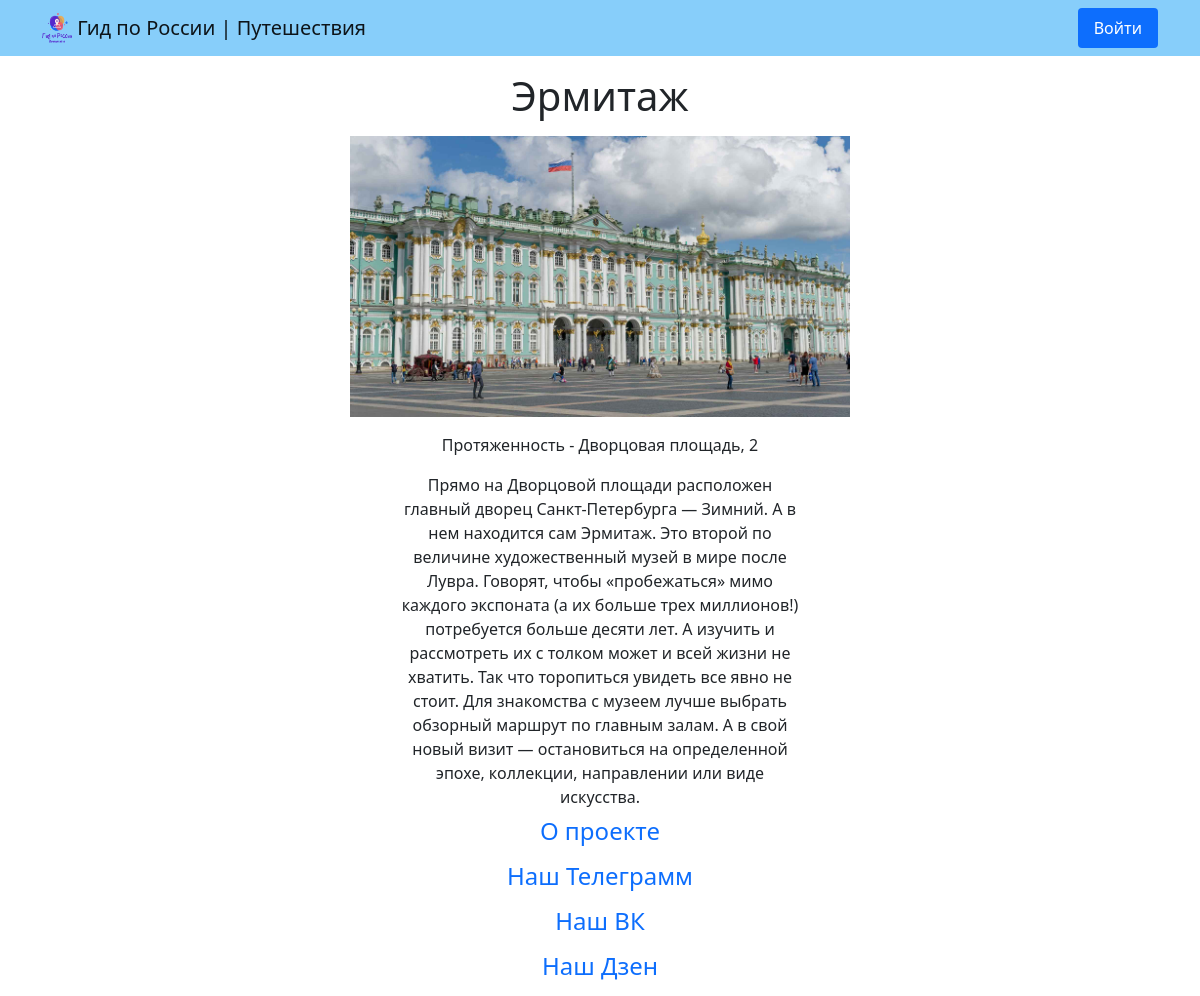
Screenshot of /event/4 with the database file from the repository.
### data/event.py (models this page shows)
class Event(SqlAlchemyBase):
    __tablename__ = 'events'
    id = sqlalchemy.Column(sqlalchemy.Integer,
                           primary_key=True, autoincrement=True)
    region = sqlalchemy.Column(sqlalchemy.String, nullable=True)
    title = sqlalchemy.Column(sqlalchemy.String, nullable=True)
    address = sqlalchemy.Column(sqlalchemy.String, nullable=True)
    image = sqlalchemy.Column(sqlalchemy.String, nullable=True)
    info = sqlalchemy.Column(sqlalchemy.String, nullable=True)
    def get_list(self):
        return [self.id, self.region, self.title, self.address, self.image, self.info]

### guide.py (the view)
@app.route('/event/<int:event_id>')
def event(event_id):
    db_sess = db_session.create_session()
    event_list = db_sess.query(Event).filter(Event.id == event_id).first().get_list()
    return render_template('event.html', event_list=event_list)

### data/db_session.py (called while the page is built)
def create_session() -> Session:
    global __factory
    return __factory()

### templates/event.html (shortened to what this page needs)
{% extends 'base.html' %}
{% block content %}
<div class="route">
    <p><h1>{{ event_list[2] }}</h1></p>
    <img style="width: 500px;" src="{{ url_for('static', filename=event_list[4]) }}">
    <p><div>Протяженность - {{ event_list[3] }}</div></p>
    <div style="margin-left: 33%; margin-right: 33%;">{{ event_list[5] }}</div>
</div>
{% endblock %}

### static/css/style.css (style rules this page uses)
body { margin:0px; padding:0px; }
.route { text-align: center; }

### rows the page displays
Event: title "Эрмитаж", image (picture), address "Дворцовая площадь, 2", info "Прямо на Дворцовой площади расположен главный дворец Санкт-Петербурга — Зимний. А в нем находится сам Эрмитаж. Это второй по величине художественный музей в мире после Лувра. Говорят, чтобы «пробежаться» мимо каждого экспоната (а их больше трех миллионов!) потребуется больше десяти лет. А изучить и рассмотреть их с толком может и всей жизни не хватить. Так что торопиться увидеть все явно не стоит. Для знакомства с музеем лучше выбрать обзорный маршрут по главным залам. А в свой новый визит — остановиться на определенной эпохе, коллекции, направлении или виде искусства."
